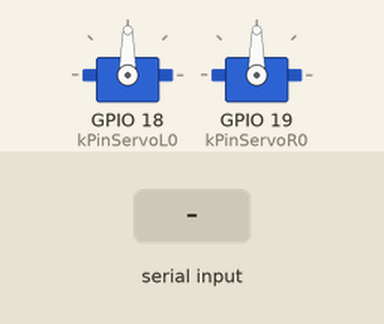
This sketch was run on a simulated ESP32. Parts: 2 × servo. The test bench sets the inputs (shaded band). EEPROM starts erased; what the sketch prints to the serial monitor is not drawn.

Above: at 1.5 s.
1.6 s: "L090\n" received over Serial
At 2.05 s:
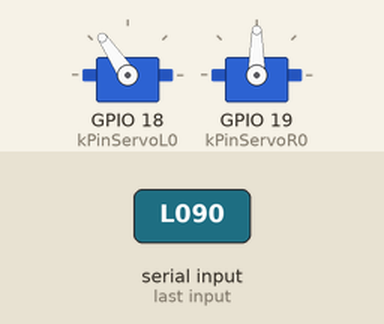
At 2.9 s:
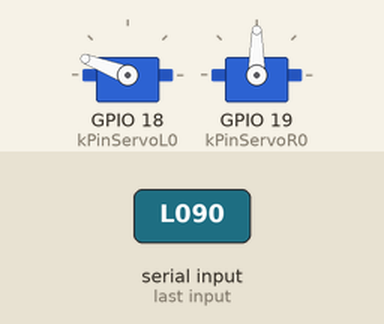
3.9 s: "HELP 1\n" received over Serial
5.4 s: "MODE CAL\n" received over Serial
Timing chart, 0 to 8.4 s (numbered marks = the images above; inputs shaded):
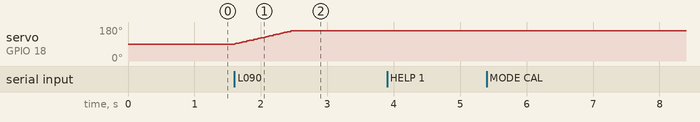

Measured:
- after the input at 1.6 s, servo on GPIO 18 (kPinServoL0): moves from 90° to 159° over 0.85 s, starting at once
- after the input at 3.9 s, every drawn part: stays the same
- after the input at 5.4 s, every drawn part: stays the same

The sketch:

patchwerk_esp32_servo_R0_004.ino
```cpp
// PATCHWERK ESP32 dual-servo controller — 270° travel
// Firmware target: ESP32 (any DevKitC / WROOM variant), 2 RC servos on PWM
// Companion GUI:   python/patchwerk_servo_cal_gui.py (serial @ 115200)
//
// Servo model assumption: hobby RC servo with 270° mechanical travel,
// PWM range 500us..2500us mapping to 0°..270°. Centre = 1500us = 135°.
// Standard 50 Hz refresh.
//
// R0.004: the RUN-mode disconnect watchdog (auto-return-to-min on serial
// silence) is DISABLED by default — on silence the device HOLDS its last
// commanded position. See kSafeRestOnSilence below.
//
// Protocol (UTF-8 lines, \n terminated):
//   RUN-mode TCode targets (continuous motion at speed limit):
//     L0####                 (L0 0..9999 → axis L0 logical min..max)
//     R0####                 (R0 0..9999 → axis R0 logical min..max)
//     L0#### R0####          (both in one frame)
//   General:
//     HELP                   print this help
//     STATUS                 print mode + per-axis state
//     MODE RUN               accept TCode targets
//     MODE CAL               accept manual GOTO/NUDGE on selected axis
//     CENTER                 snap both axes to mid of their saved range
//     STOP                   freeze: target := current
//   Calibration (MODE CAL only):
//     SEL L0 | SEL R0        choose axis for GOTO/NUDGE/SAVE
//     GOTO <deg>             move selected axis to logical degree
//     NUDGE <deg>            relative move on selected axis
//     SAVE MIN | SAVE MAX    capture current manual angle as axis bound
//     SPEED <deg/sec>        speed limit for selected axis (RUN-mode slew)
//     FACTORY                clear stored calibration + reload defaults

#include <Arduino.h>
#include <ESP32Servo.h>
#include <Preferences.h>

// ─── Pins ─────────────────────────────────────────────────────────────────
static const int kPinServoL0 = 18;
static const int kPinServoR0 = 19;

// ─── PWM / mechanical bounds ──────────────────────────────────────────────
static const int   kServoFreqHz     = 50;
static const int   kServoUsMin      = 500;    // → physical 0°
static const int   kServoUsNeutral  = 1500;   // → physical 135° (centre)
static const int   kServoUsMax      = 2500;   // → physical 270°
static const float kPhysAngleMin    = 0.0f;
static const float kPhysAngleMax    = 270.0f;

// ─── Logical (calibrated) range ───────────────────────────────────────────
// Logical angles share the same 0..270° axis as physical, but the user's
// calibrated min/max define a usable sub-range that TCode 0..9999 maps onto.
static const float kLogicalMin          = 0.0f;
static const float kLogicalMax          = 270.0f;
static const float kDefaultLogicalMin   = 30.0f;     // 30° safety margin from
static const float kDefaultLogicalMax   = 240.0f;    // each mechanical end
static const float kDefaultCenter       = 135.0f;
static const float kDefaultSpeedDegPerS = 120.0f;

// ─── Direction (compile-time) ─────────────────────────────────────────────
// +1 = logical positive turns CW (as wired); -1 = mirror.
// INVERT runtime command was dropped 2026-05-20. Re-flash to change.
static const int kDirectionL0 = -1;
static const int kDirectionR0 = -1;

// ─── Preferences schema version ───────────────────────────────────────────
// Bump when storage shape changes (e.g. range expansion to 270°).
// On mismatch we ignore old keys and store fresh defaults.
static const char* kPrefsNamespace = "patchwerk";
static const char* kPrefsKeyFwVer  = "fw_ver";
static const int   kPrefsFwVersion = 2;          // v1 = legacy 180° build

// ─── Firmware revision (informational; not a prefs trigger) ───────────────
// Printed at boot + in STATUS so the device tells you which rev is loaded.
// R0.004 = disconnect-watchdog 'slew to min on silence' DISABLED by default
//          (kSafeRestOnSilence) — fixes the MFP idle-hold snap-to-0; the
//          device now HOLDS its last commanded position on serial silence.
//          Reversible: flip kSafeRestOnSilence + re-flash.
static const char* kFirmwareRev = "R0.004";

Preferences prefs;
Servo       servoL0;
Servo       servoR0;

enum ControllerMode { MODE_RUN, MODE_CAL };
ControllerMode g_mode = MODE_RUN;

struct Axis {
  const char*  name;
  Servo*       servo;
  int          direction;        // +1 or -1

  float        logicalCurrent;   // current angle (slewed toward target)
  float        logicalTarget;    // requested angle (RUN) or manual (CAL)
  float        logicalManual;    // last manual position set via GOTO/NUDGE

  float        logicalMin;       // calibrated lower bound
  float        logicalMax;       // calibrated upper bound

  float        speedDegPerSec;   // RUN-mode slew rate
  unsigned long lastUpdateMs;
};

Axis g_axisL0 = {
  "L0", &servoL0, kDirectionL0,
  kDefaultCenter, kDefaultCenter, kDefaultCenter,
  kDefaultLogicalMin, kDefaultLogicalMax,
  kDefaultSpeedDegPerS,
  0
};

Axis g_axisR0 = {
  "R0", &servoR0, kDirectionR0,
  kDefaultCenter, kDefaultCenter, kDefaultCenter,
  kDefaultLogicalMin, kDefaultLogicalMax,
  kDefaultSpeedDegPerS,
  0
};

Axis*  g_selected = &g_axisL0;
String g_rxBuffer;

// ─── Disconnect watchdog (RUN mode only) ──────────────────────────────────
// DISABLED BY DEFAULT as of R0.004 (kSafeRestOnSilence = false).
//
// WHY: a TCode host (e.g. MultiFunPlayer) legitimately stops sending when the
// commanded position is steady/paused — serial silence does NOT mean the host
// disconnected. The firmware cannot tell "idle hold" from "disconnect" in-band
// (no host keepalive; DTR/RTS not readable on a classic ESP32 + USB-UART
// bridge), so the old "slew to logicalMin on silence" snapped the device to
// TCode 0 during a normal idle hold. With the watchdog off, on silence both
// axes simply HOLD their last commanded target (no motion) — the standard
// safe-hold behaviour for haptic gear. The PATCHWERK app still actively parks
// the device itself on stop/disconnect, so this is not its only backstop.
//
// To re-enable the auto-return-to-min backstop, flip kSafeRestOnSilence to
// true and re-flash (mirrors the compile-time INVERT/direction pattern). When
// enabled: on serial silence > kDisconnectTimeoutMs, slew both axes to their
// saved logicalMin (= TCode 0 = safe rest), MODE_RUN only (CAL exempt so
// manual GOTO/NUDGE positions stay put). g_lastCommandMs is bumped by every
// valid TCode token in parseTCodeLine and stays 0 until the first TCode after
// boot, so the boot-time centerAxis() position is held until first command.
static const bool          kSafeRestOnSilence   = false;  // R0.004: off (MFP idle-hold fix)
static const unsigned long kDisconnectTimeoutMs = 5000;   // only used when kSafeRestOnSilence
static unsigned long g_lastCommandMs = 0;

// ──────────────────────────────────────────────────────────────────────────
// Math helpers
// ──────────────────────────────────────────────────────────────────────────
static float clampf(float v, float lo, float hi) {
  return v < lo ? lo : (v > hi ? hi : v);
}

// Map logical angle (0..270 after direction flip) to servo PWM microseconds.
static int logicalAngleToMicroseconds(const Axis& a, float logicalAngle) {
  logicalAngle = clampf(logicalAngle, kLogicalMin, kLogicalMax);

  float normalized = (logicalAngle - kLogicalMin) / (kLogicalMax - kLogicalMin);
  if (a.direction == -1) normalized = 1.0f - normalized;

  return (int)(kServoUsMin + normalized * (kServoUsMax - kServoUsMin) + 0.5f);
}

static void driveServoToLogical(const Axis& a, float logicalAngle) {
  int us = logicalAngleToMicroseconds(a, logicalAngle);
  a.servo->writeMicroseconds(us);
}

// ──────────────────────────────────────────────────────────────────────────
// Preferences (per-axis: min, max, speed) — namespace versioned
// ──────────────────────────────────────────────────────────────────────────
static String keyFor(const Axis& a, const char* suffix) {
  String k = a.name;
  k += "_";
  k += suffix;
  return k;
}

static void saveAxisCalibration(const Axis& a) {
  prefs.putFloat(keyFor(a, "min").c_str(), a.logicalMin);
  prefs.putFloat(keyFor(a, "max").c_str(), a.logicalMax);
  prefs.putFloat(keyFor(a, "spd").c_str(), a.speedDegPerSec);
}

static void loadAxisCalibration(Axis& a) {
  a.logicalMin     = prefs.getFloat(keyFor(a, "min").c_str(), kDefaultLogicalMin);
  a.logicalMax     = prefs.getFloat(keyFor(a, "max").c_str(), kDefaultLogicalMax);
  a.speedDegPerSec = prefs.getFloat(keyFor(a, "spd").c_str(), kDefaultSpeedDegPerS);

  a.logicalMin = clampf(a.logicalMin, kLogicalMin, kLogicalMax);
  a.logicalMax = clampf(a.logicalMax, kLogicalMin, kLogicalMax);
  if (a.logicalMax < a.logicalMin) {
    float t = a.logicalMin;
    a.logicalMin = a.logicalMax;
    a.logicalMax = t;
  }
  if (a.speedDegPerSec < 1.0f)    a.speedDegPerSec = 1.0f;
  if (a.speedDegPerSec > 1000.0f) a.speedDegPerSec = 1000.0f;
}

static void factoryReset() {
  prefs.clear();
  prefs.putInt(kPrefsKeyFwVer, kPrefsFwVersion);

  g_axisL0.logicalMin     = kDefaultLogicalMin;
  g_axisL0.logicalMax     = kDefaultLogicalMax;
  g_axisL0.speedDegPerSec = kDefaultSpeedDegPerS;

  g_axisR0.logicalMin     = kDefaultLogicalMin;
  g_axisR0.logicalMax     = kDefaultLogicalMax;
  g_axisR0.speedDegPerSec = kDefaultSpeedDegPerS;

  saveAxisCalibration(g_axisL0);
  saveAxisCalibration(g_axisR0);
}

// ──────────────────────────────────────────────────────────────────────────
// Motion
// ──────────────────────────────────────────────────────────────────────────
static void slewAxis(Axis& a) {
  unsigned long now = millis();
  if (a.lastUpdateMs == 0) { a.lastUpdateMs = now; return; }

  float dt = (now - a.lastUpdateMs) / 1000.0f;
  if (dt < 0.01f) return;
  a.lastUpdateMs = now;

  float maxStep = a.speedDegPerSec * dt;
  float diff    = a.logicalTarget - a.logicalCurrent;

  if (fabs(diff) <= maxStep) {
    a.logicalCurrent = a.logicalTarget;
  } else {
    a.logicalCurrent += (diff > 0.0f) ? maxStep : -maxStep;
  }
  driveServoToLogical(a, a.logicalCurrent);
}

static void centerAxis(Axis& a) {
  float center = (a.logicalMin + a.logicalMax) * 0.5f;
  a.logicalCurrent = center;
  a.logicalTarget  = center;
  a.logicalManual  = center;
  driveServoToLogical(a, center);
}

static void freezeAll() {
  g_axisL0.logicalTarget = g_axisL0.logicalCurrent;
  g_axisR0.logicalTarget = g_axisR0.logicalCurrent;
}

// ──────────────────────────────────────────────────────────────────────────
// TCode parsing — handles "L0####", "R0####", "L0#### R0####"
// ──────────────────────────────────────────────────────────────────────────
static float tcodeToLogical(const Axis& a, int value) {
  value = constrain(value, 0, 9999);
  return a.logicalMin + (value / 9999.0f) * (a.logicalMax - a.logicalMin);
}

static void parseTCodeLine(const String& line) {
  int start = 0;
  while (start < (int)line.length()) {
    while (start < (int)line.length() && line.charAt(start) == ' ') start++;
    if (start >= (int)line.length()) break;

    int end = line.indexOf(' ', start);
    if (end < 0) end = line.length();

    String token = line.substring(start, end);
    token.trim();

    if (token.length() >= 3) {
      char axisType = toupper(token.charAt(0));
      char axisId   = token.charAt(1);

      if ((axisType == 'L' || axisType == 'R') && axisId == '0') {
        int i = 2;
        String digits;
        while (i < (int)token.length() && isDigit(token.charAt(i))) {
          digits += token.charAt(i);
          i++;
        }
        if (digits.length() > 0) {
          int value = digits.toInt();
          Axis& a = (axisType == 'L') ? g_axisL0 : g_axisR0;
          a.logicalTarget = tcodeToLogical(a, value);
          g_lastCommandMs = millis();   // watchdog keepalive (used when kSafeRestOnSilence)
        }
      }
    }
    start = end + 1;
  }
}

// ──────────────────────────────────────────────────────────────────────────
// Reporting
// ──────────────────────────────────────────────────────────────────────────
static void printAxisStatus(const Axis& a) {
  Serial.printf(
    "%s | min=%.1f max=%.1f cur=%.1f tgt=%.1f man=%.1f spd=%.1f inv=%d\n",
    a.name,
    a.logicalMin, a.logicalMax,
    a.logicalCurrent, a.logicalTarget, a.logicalManual,
    a.speedDegPerSec,
    (a.direction == -1) ? 1 : 0
  );
}

static void printStatus() {
  Serial.printf("Firmware: %s\n", kFirmwareRev);
  Serial.printf("Mode: %s\n", g_mode == MODE_RUN ? "RUN" : "CAL");
  Serial.printf("SafeRestOnSilence: %s\n", kSafeRestOnSilence ? "ON" : "OFF");
  printAxisStatus(g_axisL0);
  printAxisStatus(g_axisR0);
  Serial.printf("Selected: %s\n", g_selected->name);
}

static void printHelp() {
  Serial.println();
  Serial.println("=== PATCHWERK ESP32 dual-servo (270deg) ===");
  Serial.println("RUN mode TCode targets:");
  Serial.println("  L0####");
  Serial.println("  R0####");
  Serial.println("  L0#### R0####");
  Serial.println();
  Serial.println("General:");
  Serial.println("  HELP | STATUS | MODE RUN | MODE CAL | CENTER | STOP");
  Serial.println();
  Serial.println("Calibration (MODE CAL only):");
  Serial.println("  SEL L0 | SEL R0");
  Serial.println("  GOTO <deg 0..270>");
  Serial.println("  NUDGE <+/- deg>");
  Serial.println("  SAVE MIN | SAVE MAX");
  Serial.println("  SPEED <deg/sec 1..1000>");
  Serial.println("  FACTORY    clears all calibration");
  Serial.println();
}

// ──────────────────────────────────────────────────────────────────────────
// Command dispatch
// ──────────────────────────────────────────────────────────────────────────
static void handleCommand(String line) {
  line.trim();
  if (line.length() == 0) return;

  // TCode targets (any case) — only honoured in RUN mode
  if (line.startsWith("L0") || line.startsWith("l0") ||
      line.startsWith("R0") || line.startsWith("r0")) {
    if (g_mode == MODE_RUN) parseTCodeLine(line);
    return;
  }

  String upper = line;
  upper.toUpperCase();

  if (upper == "HELP")     { printHelp();   return; }
  if (upper == "STATUS")   { printStatus(); return; }

  if (upper == "MODE RUN") {
    g_mode = MODE_RUN;
    g_axisL0.logicalTarget = g_axisL0.logicalCurrent;
    g_axisR0.logicalTarget = g_axisR0.logicalCurrent;
    Serial.println("Mode: RUN");
    return;
  }
  if (upper == "MODE CAL") {
    g_mode = MODE_CAL;
    g_selected->logicalManual = g_selected->logicalCurrent;
    Serial.println("Mode: CAL");
    return;
  }

  if (upper == "CENTER") {
    centerAxis(g_axisL0);
    centerAxis(g_axisR0);
    Serial.println("Both axes centered");
    return;
  }
  if (upper == "STOP") {
    freezeAll();
    Serial.println("Motion stopped");
    return;
  }

  if (upper == "SEL L0") {
    g_selected = &g_axisL0;
    g_selected->logicalManual = g_selected->logicalCurrent;
    Serial.println("Selected L0");
    return;
  }
  if (upper == "SEL R0") {
    g_selected = &g_axisR0;
    g_selected->logicalManual = g_selected->logicalCurrent;
    Serial.println("Selected R0");
    return;
  }

  if (upper.startsWith("GOTO ")) {
    if (g_mode != MODE_CAL) { Serial.println("GOTO requires MODE CAL"); return; }
    float v = line.substring(5).toFloat();
    g_selected->logicalManual  = clampf(v, kLogicalMin, kLogicalMax);
    g_selected->logicalCurrent = g_selected->logicalManual;
    g_selected->logicalTarget  = g_selected->logicalManual;
    driveServoToLogical(*g_selected, g_selected->logicalManual);
    Serial.printf("%s manual: %.1f\n", g_selected->name, g_selected->logicalManual);
    return;
  }

  if (upper.startsWith("NUDGE ")) {
    if (g_mode != MODE_CAL) { Serial.println("NUDGE requires MODE CAL"); return; }
    float d = line.substring(6).toFloat();
    g_selected->logicalManual  = clampf(g_selected->logicalManual + d, kLogicalMin, kLogicalMax);
    g_selected->logicalCurrent = g_selected->logicalManual;
    g_selected->logicalTarget  = g_selected->logicalManual;
    driveServoToLogical(*g_selected, g_selected->logicalManual);
    Serial.printf("%s manual: %.1f\n", g_selected->name, g_selected->logicalManual);
    return;
  }

  if (upper == "SAVE MIN") {
    g_selected->logicalMin = g_selected->logicalManual;
    if (g_selected->logicalMin > g_selected->logicalMax) {
      float t = g_selected->logicalMin;
      g_selected->logicalMin = g_selected->logicalMax;
      g_selected->logicalMax = t;
    }
    saveAxisCalibration(*g_selected);
    Serial.printf("%s MIN saved: %.1f\n", g_selected->name, g_selected->logicalMin);
    return;
  }
  if (upper == "SAVE MAX") {
    g_selected->logicalMax = g_selected->logicalManual;
    if (g_selected->logicalMax < g_selected->logicalMin) {
      float t = g_selected->logicalMin;
      g_selected->logicalMin = g_selected->logicalMax;
      g_selected->logicalMax = t;
    }
    saveAxisCalibration(*g_selected);
    Serial.printf("%s MAX saved: %.1f\n", g_selected->name, g_selected->logicalMax);
    return;
  }

  if (upper.startsWith("SPEED ")) {
    float spd = line.substring(6).toFloat();
    g_selected->speedDegPerSec = clampf(spd, 1.0f, 1000.0f);
    saveAxisCalibration(*g_selected);
    Serial.printf("%s speed: %.1f deg/sec\n", g_selected->name, g_selected->speedDegPerSec);
    return;
  }

  if (upper == "FACTORY") {
    factoryReset();
    centerAxis(g_axisL0);
    centerAxis(g_axisR0);
    Serial.println("Factory defaults restored (range 30..240, speed 120, center 135)");
    return;
  }

  Serial.print("Unknown command: ");
  Serial.println(line);
}

// ──────────────────────────────────────────────────────────────────────────
// Setup / loop
// ──────────────────────────────────────────────────────────────────────────
void setup() {
  Serial.begin(115200);
  delay(300);

  prefs.begin(kPrefsNamespace, false);

  // Schema-version gate: if storage is from older firmware, wipe and re-seed.
  int storedVersion = prefs.getInt(kPrefsKeyFwVer, 0);
  if (storedVersion != kPrefsFwVersion) {
    Serial.printf("Prefs version %d != %d, applying factory reset\n",
                  storedVersion, kPrefsFwVersion);
    factoryReset();
  } else {
    loadAxisCalibration(g_axisL0);
    loadAxisCalibration(g_axisR0);
  }

  ESP32PWM::allocateTimer(0);
  ESP32PWM::allocateTimer(1);
  servoL0.setPeriodHertz(kServoFreqHz);
  servoR0.setPeriodHertz(kServoFreqHz);
  servoL0.attach(kPinServoL0, kServoUsMin, kServoUsMax);
  servoR0.attach(kPinServoR0, kServoUsMin, kServoUsMax);

  centerAxis(g_axisL0);
  centerAxis(g_axisR0);
  g_axisL0.lastUpdateMs = millis();
  g_axisR0.lastUpdateMs = millis();

  Serial.printf("PATCHWERK ESP32 dual-servo (270deg) %s ready\n", kFirmwareRev);
  printHelp();
  printStatus();
}

void loop() {
  while (Serial.available()) {
    char c = (char)Serial.read();
    if (c == '\n' || c == '\r') {
      if (g_rxBuffer.length() > 0) {
        handleCommand(g_rxBuffer);
        g_rxBuffer = "";
      }
    } else {
      g_rxBuffer += c;
      if (g_rxBuffer.length() > 200) g_rxBuffer = "";   // overflow guard
    }
  }

  if (g_mode == MODE_RUN) {
    // Disconnect watchdog (default OFF — see kSafeRestOnSilence). When ON: on
    // serial silence beyond the timeout, re-aim both axes at their saved
    // logicalMin (TCode 0); slewAxis() carries them there at each saved speed.
    // When OFF (R0.004 default): silence is harmless — both axes hold their
    // last commanded target, so a steady/idle TCode host (e.g. MFP that stops
    // sending while paused) no longer snaps the device to the bottom.
    if (kSafeRestOnSilence &&
        g_lastCommandMs != 0 && (millis() - g_lastCommandMs) > kDisconnectTimeoutMs) {
      g_axisL0.logicalTarget = g_axisL0.logicalMin;
      g_axisR0.logicalTarget = g_axisR0.logicalMin;
    }
    slewAxis(g_axisL0);
    slewAxis(g_axisR0);
  }
}
```
